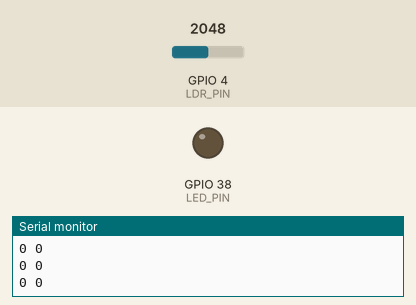
Bench run of a sketch on a simulated ESP32. Shown: output pins drawn as LEDs (lit = HIGH), the last lines printed to the serial monitor. The inputs (shaded band) are chosen by the test bench; at power-on: GPIO 4 (LDR_PIN) = 2048 (analog values on the 0–4095 scale).

Above: at 12.2 s.
12.3 s: GPIO 4 (LDR_PIN) set to 2116
At 13.5 s:
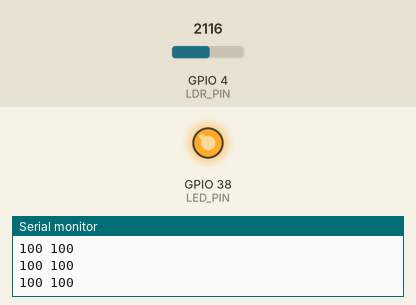
13.8 s: GPIO 4 (LDR_PIN) set to 2047
At 15.0 s:
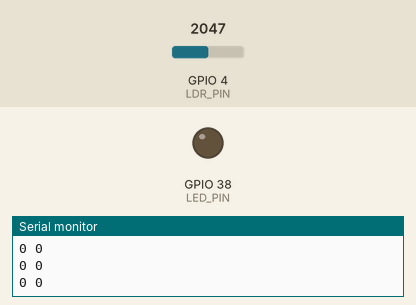
15.3 s: GPIO 4 (LDR_PIN) set to 2866
At 16.3 s:
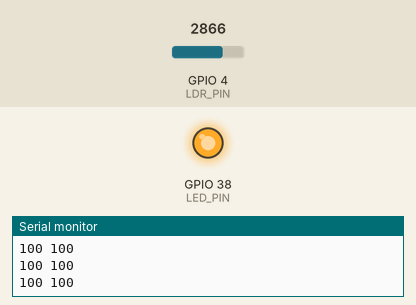
Timing chart, 0 to 18.3 s (numbered marks = the images above; inputs shaded):
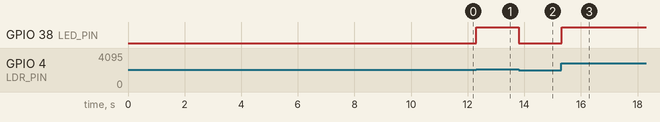

The sketch:

2.3_Photoresistor_Single_Threshold.ino
```cpp
/**
 **************************************************
 *
 * @file        2.3_Photoresistor_Single_Threshold.ino
 * @brief       Calibrates the light range, then switches an LED on one threshold, so you can watch it flicker when the light
 *              sits right on the switching point.
 *              For details, connection diagram and more, check out the example documentation at: <link placeholder>
 * @author      Borna Zelenika @ soldered.com
 ***************************************************
 */

const int LDR_PIN = 4;
const int LED_PIN = 38;

// Calibration results, in raw ADC counts.
int lightMin = 4095;
int lightMax = 0;

// The one threshold, as a percentage of the calibrated range.
const int THRESHOLD_PCT = 50;

void setup() {
  Serial.begin(115200);
  delay(1000);

  analogReadResolution(12);
  analogSetPinAttenuation(LDR_PIN, ADC_11db);

  pinMode(LED_PIN, OUTPUT);

  // Ten seconds of hand-waving, keeping the lowest and highest readings seen. A percentage of this sensor's range in
  // this room is honest; converting to lux would be a fiction, because a photoresistor is not linear in light level.
  Serial.println();
  Serial.println("CALIBRATING for 10 seconds. Cover the sensor, then light it up.");

  unsigned long start = millis();
  while (millis() - start < 10000) {
    int raw = analogRead(LDR_PIN);
    if (raw < lightMin) {
      lightMin = raw;
    }
    if (raw > lightMax) {
      lightMax = raw;
    }
    delay(5);
  }

  // A range of zero would make every later division fail.
  if (lightMax - lightMin < 10) {
    lightMax = lightMin + 10;
  }

  Serial.print("Range: ");
  Serial.print(lightMin);
  Serial.print(" to ");
  Serial.println(lightMax);
  Serial.println();
}

// Hold the light steady right at the boundary. The reading wobbles a few counts, every wobble crosses the line,
// and the LED flickers. Nothing is wrong with the code.
void loop() {
  // Read the light and turn it into a percentage of the range you calibrated, from 0 (darkest) to 100 (brightest).
  int raw = analogRead(LDR_PIN);
  int pct = map(raw, lightMin, lightMax, 0, 100);
  pct = constrain(pct, 0, 100);

  // One number decides everything: above it the LED is on, at or below it the LED is off.
  if (pct > THRESHOLD_PCT) {
    digitalWrite(LED_PIN, HIGH);
    Serial.print(pct);
    Serial.print(" ");
    Serial.println(100);
  } else {
    digitalWrite(LED_PIN, LOW);
    Serial.print(pct);
    Serial.print(" ");
    Serial.println(0);
  }
  delay(50);
}
```

Measured:
- the behaviour switches between 2053 and 2054 on GPIO 4 (LDR_PIN) (found by bisection; images 0 and 1)
- after the input at 12.3 s, GPIO 38 (LED_PIN): LOW → HIGH at once
- after the input at 13.8 s, GPIO 38 (LED_PIN): HIGH → LOW at once
- after the input at 15.3 s, GPIO 38 (LED_PIN): LOW → HIGH at once
